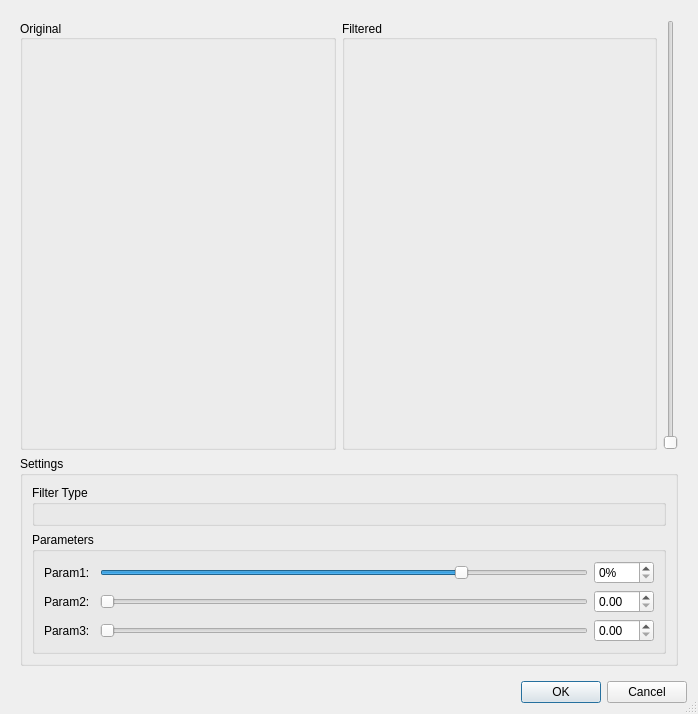
<?xml version="1.0" encoding="UTF-8"?>
<ui version="4.0">
 <class>CPreviewDialog</class>
 <widget class="QDialog" name="CPreviewDialog">
  <property name="geometry">
   <rect>
    <x>0</x>
    <y>0</y>
    <width>698</width>
    <height>714</height>
   </rect>
  </property>
  <property name="minimumSize">
   <size>
    <width>600</width>
    <height>500</height>
   </size>
  </property>
  <property name="windowTitle">
   <string>Volume Filter</string>
  </property>
  <property name="sizeGripEnabled">
   <bool>true</bool>
  </property>
  <layout class="QGridLayout" name="gridLayout">
   <item row="2" column="0">
    <widget class="QDialogButtonBox" name="buttonBox">
     <property name="standardButtons">
      <set>QDialogButtonBox::Cancel|QDialogButtonBox::Ok</set>
     </property>
    </widget>
   </item>
   <item row="0" column="0">
    <widget class="QStackedWidget" name="stackedWidget">
     <property name="sizePolicy">
      <sizepolicy hsizetype="Expanding" vsizetype="Expanding">
       <horstretch>0</horstretch>
       <verstretch>0</verstretch>
      </sizepolicy>
     </property>
     <property name="currentIndex">
      <number>0</number>
     </property>
     <widget class="QWidget" name="pageFilter">
      <property name="sizePolicy">
       <sizepolicy hsizetype="Expanding" vsizetype="Expanding">
        <horstretch>0</horstretch>
        <verstretch>0</verstretch>
       </sizepolicy>
      </property>
      <layout class="QGridLayout" name="gridLayout_2">
       <item row="0" column="2">
        <widget class="QSlider" name="sliderSlice">
         <property name="orientation">
          <enum>Qt::Vertical</enum>
         </property>
        </widget>
       </item>
       <item row="2" column="0" colspan="3">
        <widget class="QGroupBox" name="groupBoxSettings">
         <property name="title">
          <string>Settings</string>
         </property>
         <layout class="QVBoxLayout" name="verticalLayout">
          <item>
           <widget class="QGroupBox" name="groupBoxTypes">
            <property name="title">
             <string>Filter Type</string>
            </property>
            <layout class="QVBoxLayout" name="verticalLayout_3">
             <item>
              <layout class="QHBoxLayout" name="horizontalLayoutTypes"/>
             </item>
            </layout>
           </widget>
          </item>
          <item>
           <widget class="QGroupBox" name="groupBoxParameters">
            <property name="title">
             <string>Parameters</string>
            </property>
            <layout class="QVBoxLayout" name="verticalLayout_4">
             <item>
              <layout class="QVBoxLayout" name="verticalLayoutParameters">
               <item>
                <layout class="QHBoxLayout" name="horizontalLayoutParam1">
                 <item>
                  <widget class="QLabel" name="labelParam1">
                   <property name="minimumSize">
                    <size>
                     <width>50</width>
                     <height>0</height>
                    </size>
                   </property>
                   <property name="text">
                    <string>Param1:</string>
                   </property>
                  </widget>
                 </item>
                 <item>
                  <widget class="QSlider" name="sliderParam1">
                   <property name="minimum">
                    <number>1</number>
                   </property>
                   <property name="maximum">
                    <number>100</number>
                   </property>
                   <property name="value">
                    <number>75</number>
                   </property>
                   <property name="orientation">
                    <enum>Qt::Horizontal</enum>
                   </property>
                   <property name="tickPosition">
                    <enum>QSlider::NoTicks</enum>
                   </property>
                  </widget>
                 </item>
                 <item>
                  <widget class="QDoubleSpinBox" name="doubleSpinBoxParam1">
                   <property name="minimumSize">
                    <size>
                     <width>60</width>
                     <height>0</height>
                    </size>
                   </property>
                   <property name="suffix">
                    <string>%</string>
                   </property>
                   <property name="decimals">
                    <number>0</number>
                   </property>
                  </widget>
                 </item>
                </layout>
               </item>
               <item>
                <layout class="QHBoxLayout" name="horizontalLayoutParam2">
                 <item>
                  <widget class="QLabel" name="labelParam2">
                   <property name="minimumSize">
                    <size>
                     <width>50</width>
                     <height>0</height>
                    </size>
                   </property>
                   <property name="text">
                    <string>Param2:</string>
                   </property>
                  </widget>
                 </item>
                 <item>
                  <widget class="QSlider" name="sliderParam2">
                   <property name="orientation">
                    <enum>Qt::Horizontal</enum>
                   </property>
                  </widget>
                 </item>
                 <item>
                  <widget class="QDoubleSpinBox" name="doubleSpinBoxParam2">
                   <property name="minimumSize">
                    <size>
                     <width>60</width>
                     <height>0</height>
                    </size>
                   </property>
                   <property name="singleStep">
                    <double>0.100000000000000</double>
                   </property>
                  </widget>
                 </item>
                </layout>
               </item>
               <item>
                <layout class="QHBoxLayout" name="horizontalLayoutParam3">
                 <item>
                  <widget class="QLabel" name="labelParam3">
                   <property name="minimumSize">
                    <size>
                     <width>50</width>
                     <height>0</height>
                    </size>
                   </property>
                   <property name="text">
                    <string>Param3:</string>
                   </property>
                  </widget>
                 </item>
                 <item>
                  <widget class="QSlider" name="sliderParam3">
                   <property name="orientation">
                    <enum>Qt::Horizontal</enum>
                   </property>
                  </widget>
                 </item>
                 <item>
                  <widget class="QDoubleSpinBox" name="doubleSpinBoxParam3">
                   <property name="minimumSize">
                    <size>
                     <width>60</width>
                     <height>0</height>
                    </size>
                   </property>
                   <property name="singleStep">
                    <double>0.100000000000000</double>
                   </property>
                  </widget>
                 </item>
                </layout>
               </item>
              </layout>
             </item>
            </layout>
           </widget>
          </item>
         </layout>
        </widget>
       </item>
       <item row="0" column="0">
        <widget class="QGroupBox" name="groupBoxOriginal">
         <property name="sizePolicy">
          <sizepolicy hsizetype="Expanding" vsizetype="Expanding">
           <horstretch>0</horstretch>
           <verstretch>0</verstretch>
          </sizepolicy>
         </property>
         <property name="title">
          <string>Original</string>
         </property>
         <property name="alignment">
          <set>Qt::AlignLeading|Qt::AlignLeft|Qt::AlignVCenter</set>
         </property>
         <layout class="QGridLayout" name="gridLayout_3">
          <property name="rightMargin">
           <number>9</number>
          </property>
          <property name="bottomMargin">
           <number>9</number>
          </property>
          <item row="0" column="0">
           <widget class="QLabel" name="previewOriginal">
            <property name="sizePolicy">
             <sizepolicy hsizetype="Expanding" vsizetype="Expanding">
              <horstretch>0</horstretch>
              <verstretch>0</verstretch>
             </sizepolicy>
            </property>
            <property name="text">
             <string/>
            </property>
            <property name="alignment">
             <set>Qt::AlignCenter</set>
            </property>
           </widget>
          </item>
         </layout>
        </widget>
       </item>
       <item row="0" column="1">
        <widget class="QGroupBox" name="groupBoxFiltered">
         <property name="sizePolicy">
          <sizepolicy hsizetype="Expanding" vsizetype="Expanding">
           <horstretch>0</horstretch>
           <verstretch>0</verstretch>
          </sizepolicy>
         </property>
         <property name="title">
          <string>Filtered</string>
         </property>
         <property name="alignment">
          <set>Qt::AlignLeading|Qt::AlignLeft|Qt::AlignVCenter</set>
         </property>
         <layout class="QGridLayout" name="gridLayout_4">
          <property name="rightMargin">
           <number>9</number>
          </property>
          <property name="bottomMargin">
           <number>9</number>
          </property>
          <item row="0" column="0">
           <widget class="QLabel" name="previewFiltered">
            <property name="sizePolicy">
             <sizepolicy hsizetype="Expanding" vsizetype="Expanding">
              <horstretch>0</horstretch>
              <verstretch>0</verstretch>
             </sizepolicy>
            </property>
            <property name="text">
             <string/>
            </property>
            <property name="alignment">
             <set>Qt::AlignCenter</set>
            </property>
           </widget>
          </item>
         </layout>
        </widget>
       </item>
      </layout>
     </widget>
    </widget>
   </item>
  </layout>
 </widget>
 <resources/>
 <connections/>
</ui>
